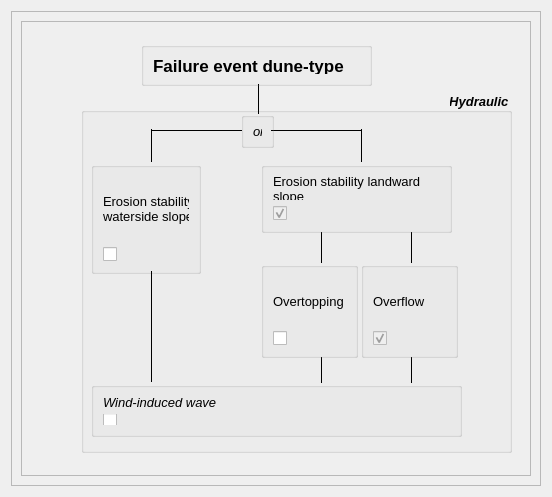
<?xml version="1.0" encoding="UTF-8"?>
<ui version="4.0">
 <class>FplGui_Faulttree_Dune_Wid</class>
 <widget class="QWidget" name="FplGui_Faulttree_Dune_Wid">
  <property name="geometry">
   <rect>
    <x>0</x>
    <y>0</y>
    <width>552</width>
    <height>497</height>
   </rect>
  </property>
  <property name="windowTitle">
   <string>Form</string>
  </property>
  <layout class="QHBoxLayout" name="horizontalLayout_4">
   <item>
    <widget class="QScrollArea" name="scrollArea">
     <property name="widgetResizable">
      <bool>true</bool>
     </property>
     <widget class="QWidget" name="scrollAreaWidgetContents">
      <property name="geometry">
       <rect>
        <x>0</x>
        <y>0</y>
        <width>532</width>
        <height>477</height>
       </rect>
      </property>
      <layout class="QHBoxLayout" name="horizontalLayout_3">
       <item>
        <widget class="QFrame" name="frame">
         <property name="minimumSize">
          <size>
           <width>500</width>
           <height>450</height>
          </size>
         </property>
         <property name="frameShape">
          <enum>QFrame::StyledPanel</enum>
         </property>
         <property name="frameShadow">
          <enum>QFrame::Raised</enum>
         </property>
         <widget class="Line" name="line_3">
          <property name="geometry">
           <rect>
            <x>250</x>
            <y>101</y>
            <width>91</width>
            <height>16</height>
           </rect>
          </property>
          <property name="frameShadow">
           <enum>QFrame::Plain</enum>
          </property>
          <property name="orientation">
           <enum>Qt::Horizontal</enum>
          </property>
         </widget>
         <widget class="Line" name="line">
          <property name="geometry">
           <rect>
            <x>120</x>
            <y>108</y>
            <width>20</width>
            <height>33</height>
           </rect>
          </property>
          <property name="frameShadow">
           <enum>QFrame::Plain</enum>
          </property>
          <property name="orientation">
           <enum>Qt::Vertical</enum>
          </property>
         </widget>
         <widget class="QGroupBox" name="groupBox_failure_5">
          <property name="geometry">
           <rect>
            <x>240</x>
            <y>141</y>
            <width>191</width>
            <height>71</height>
           </rect>
          </property>
          <property name="autoFillBackground">
           <bool>false</bool>
          </property>
          <property name="title">
           <string/>
          </property>
          <property name="alignment">
           <set>Qt::AlignLeading|Qt::AlignLeft|Qt::AlignTop</set>
          </property>
          <property name="flat">
           <bool>false</bool>
          </property>
          <layout class="QVBoxLayout" name="verticalLayout_4">
           <item>
            <widget class="QLabel" name="label_5">
             <property name="font">
              <font>
               <pointsize>10</pointsize>
              </font>
             </property>
             <property name="text">
              <string>Erosion stability landward 
slope</string>
             </property>
            </widget>
           </item>
           <item>
            <widget class="QCheckBox" name="checkBox_ero_landward">
             <property name="enabled">
              <bool>false</bool>
             </property>
             <property name="toolTip">
              <string>It can not be changed!</string>
             </property>
             <property name="text">
              <string/>
             </property>
             <property name="checked">
              <bool>true</bool>
             </property>
            </widget>
           </item>
          </layout>
         </widget>
         <widget class="Line" name="line_2">
          <property name="geometry">
           <rect>
            <x>130</x>
            <y>101</y>
            <width>91</width>
            <height>16</height>
           </rect>
          </property>
          <property name="frameShadow">
           <enum>QFrame::Plain</enum>
          </property>
          <property name="orientation">
           <enum>Qt::Horizontal</enum>
          </property>
         </widget>
         <widget class="Line" name="line_5">
          <property name="geometry">
           <rect>
            <x>227</x>
            <y>63</y>
            <width>20</width>
            <height>30</height>
           </rect>
          </property>
          <property name="frameShadow">
           <enum>QFrame::Plain</enum>
          </property>
          <property name="orientation">
           <enum>Qt::Vertical</enum>
          </property>
         </widget>
         <widget class="QGroupBox" name="groupBox_failure_4">
          <property name="geometry">
           <rect>
            <x>70</x>
            <y>141</y>
            <width>110</width>
            <height>112</height>
           </rect>
          </property>
          <property name="autoFillBackground">
           <bool>false</bool>
          </property>
          <property name="title">
           <string/>
          </property>
          <property name="alignment">
           <set>Qt::AlignLeading|Qt::AlignLeft|Qt::AlignTop</set>
          </property>
          <property name="flat">
           <bool>false</bool>
          </property>
          <layout class="QVBoxLayout" name="verticalLayout_5">
           <item>
            <widget class="QLabel" name="label_4">
             <property name="font">
              <font>
               <pointsize>10</pointsize>
              </font>
             </property>
             <property name="text">
              <string>Erosion stability 
waterside slope</string>
             </property>
             <property name="alignment">
              <set>Qt::AlignLeading|Qt::AlignLeft|Qt::AlignVCenter</set>
             </property>
            </widget>
           </item>
           <item>
            <widget class="QCheckBox" name="checkBox_ero_seaward">
             <property name="text">
              <string/>
             </property>
             <property name="icon">
              <iconset resource="../../../system_sys/source_code/gui/resources/system_sys_resource.qrc">
               <normaloff>:/dune_waterside_ero_icon</normaloff>:/dune_waterside_ero_icon</iconset>
             </property>
             <property name="iconSize">
              <size>
               <width>50</width>
               <height>50</height>
              </size>
             </property>
            </widget>
           </item>
          </layout>
         </widget>
         <widget class="QGroupBox" name="groupBox_failure">
          <property name="geometry">
           <rect>
            <x>120</x>
            <y>21</y>
            <width>231</width>
            <height>44</height>
           </rect>
          </property>
          <property name="autoFillBackground">
           <bool>false</bool>
          </property>
          <property name="title">
           <string/>
          </property>
          <property name="alignment">
           <set>Qt::AlignLeading|Qt::AlignLeft|Qt::AlignTop</set>
          </property>
          <property name="flat">
           <bool>false</bool>
          </property>
          <layout class="QHBoxLayout" name="horizontalLayout_2">
           <item>
            <widget class="QLabel" name="label">
             <property name="font">
              <font>
               <pointsize>13</pointsize>
               <weight>75</weight>
               <bold>true</bold>
              </font>
             </property>
             <property name="text">
              <string>Failure event dune-type</string>
             </property>
            </widget>
           </item>
          </layout>
         </widget>
         <widget class="QGroupBox" name="groupBox_failure_7">
          <property name="geometry">
           <rect>
            <x>340</x>
            <y>241</y>
            <width>97</width>
            <height>96</height>
           </rect>
          </property>
          <property name="autoFillBackground">
           <bool>false</bool>
          </property>
          <property name="title">
           <string/>
          </property>
          <property name="alignment">
           <set>Qt::AlignLeading|Qt::AlignLeft|Qt::AlignTop</set>
          </property>
          <property name="flat">
           <bool>false</bool>
          </property>
          <layout class="QVBoxLayout" name="verticalLayout_3">
           <item>
            <widget class="QLabel" name="label_7">
             <property name="font">
              <font>
               <pointsize>10</pointsize>
              </font>
             </property>
             <property name="text">
              <string>Overflow</string>
             </property>
            </widget>
           </item>
           <item>
            <widget class="QCheckBox" name="checkBox_overflow">
             <property name="enabled">
              <bool>false</bool>
             </property>
             <property name="toolTip">
              <string>It can not be changed!</string>
             </property>
             <property name="text">
              <string/>
             </property>
             <property name="icon">
              <iconset resource="../../../system_sys/source_code/gui/resources/system_sys_resource.qrc">
               <normaloff>:/dune_overflow_icon</normaloff>:/dune_overflow_icon</iconset>
             </property>
             <property name="iconSize">
              <size>
               <width>50</width>
               <height>50</height>
              </size>
             </property>
             <property name="checkable">
              <bool>true</bool>
             </property>
             <property name="checked">
              <bool>true</bool>
             </property>
             <property name="tristate">
              <bool>false</bool>
             </property>
            </widget>
           </item>
          </layout>
         </widget>
         <widget class="QGroupBox" name="groupBox">
          <property name="geometry">
           <rect>
            <x>60</x>
            <y>71</y>
            <width>431</width>
            <height>361</height>
           </rect>
          </property>
          <property name="font">
           <font>
            <pointsize>10</pointsize>
            <weight>75</weight>
            <italic>true</italic>
            <bold>true</bold>
           </font>
          </property>
          <property name="title">
           <string>Hydraulic </string>
          </property>
          <property name="alignment">
           <set>Qt::AlignRight|Qt::AlignTrailing|Qt::AlignVCenter</set>
          </property>
          <widget class="Line" name="line_7">
           <property name="geometry">
            <rect>
             <x>230</x>
             <y>140</y>
             <width>20</width>
             <height>31</height>
            </rect>
           </property>
           <property name="frameShadow">
            <enum>QFrame::Plain</enum>
           </property>
           <property name="orientation">
            <enum>Qt::Vertical</enum>
           </property>
          </widget>
          <widget class="Line" name="line_10">
           <property name="geometry">
            <rect>
             <x>320</x>
             <y>140</y>
             <width>20</width>
             <height>31</height>
            </rect>
           </property>
           <property name="frameShadow">
            <enum>QFrame::Plain</enum>
           </property>
           <property name="orientation">
            <enum>Qt::Vertical</enum>
           </property>
          </widget>
          <widget class="QGroupBox" name="groupBox_failure_8">
           <property name="geometry">
            <rect>
             <x>10</x>
             <y>290</y>
             <width>371</width>
             <height>55</height>
            </rect>
           </property>
           <property name="autoFillBackground">
            <bool>false</bool>
           </property>
           <property name="title">
            <string/>
           </property>
           <property name="alignment">
            <set>Qt::AlignLeading|Qt::AlignLeft|Qt::AlignTop</set>
           </property>
           <property name="flat">
            <bool>false</bool>
           </property>
           <layout class="QVBoxLayout" name="verticalLayout">
            <item>
             <widget class="QLabel" name="label_8">
              <property name="font">
               <font>
                <pointsize>10</pointsize>
                <weight>50</weight>
                <bold>false</bold>
               </font>
              </property>
              <property name="text">
               <string>Wind-induced wave</string>
              </property>
             </widget>
            </item>
            <item>
             <widget class="QCheckBox" name="checkBox_wind_wave">
              <property name="text">
               <string/>
              </property>
             </widget>
            </item>
           </layout>
          </widget>
          <widget class="Line" name="line_11">
           <property name="geometry">
            <rect>
             <x>320</x>
             <y>265</y>
             <width>20</width>
             <height>26</height>
            </rect>
           </property>
           <property name="frameShadow">
            <enum>QFrame::Plain</enum>
           </property>
           <property name="orientation">
            <enum>Qt::Vertical</enum>
           </property>
          </widget>
          <widget class="Line" name="line_12">
           <property name="geometry">
            <rect>
             <x>230</x>
             <y>265</y>
             <width>20</width>
             <height>26</height>
            </rect>
           </property>
           <property name="frameShadow">
            <enum>QFrame::Plain</enum>
           </property>
           <property name="orientation">
            <enum>Qt::Vertical</enum>
           </property>
          </widget>
         </widget>
         <widget class="Line" name="line_9">
          <property name="geometry">
           <rect>
            <x>120</x>
            <y>250</y>
            <width>20</width>
            <height>111</height>
           </rect>
          </property>
          <property name="frameShadow">
           <enum>QFrame::Plain</enum>
          </property>
          <property name="orientation">
           <enum>Qt::Vertical</enum>
          </property>
         </widget>
         <widget class="QGroupBox" name="groupBox_failure_2">
          <property name="geometry">
           <rect>
            <x>220</x>
            <y>91</y>
            <width>33</width>
            <height>36</height>
           </rect>
          </property>
          <property name="autoFillBackground">
           <bool>false</bool>
          </property>
          <property name="title">
           <string/>
          </property>
          <property name="alignment">
           <set>Qt::AlignLeading|Qt::AlignLeft|Qt::AlignTop</set>
          </property>
          <property name="flat">
           <bool>false</bool>
          </property>
          <layout class="QHBoxLayout" name="horizontalLayout">
           <item>
            <widget class="QLabel" name="label_2">
             <property name="font">
              <font>
               <pointsize>10</pointsize>
               <italic>true</italic>
              </font>
             </property>
             <property name="text">
              <string>or</string>
             </property>
            </widget>
           </item>
          </layout>
         </widget>
         <widget class="QGroupBox" name="groupBox_failure_6">
          <property name="geometry">
           <rect>
            <x>240</x>
            <y>241</y>
            <width>97</width>
            <height>96</height>
           </rect>
          </property>
          <property name="autoFillBackground">
           <bool>false</bool>
          </property>
          <property name="title">
           <string/>
          </property>
          <property name="alignment">
           <set>Qt::AlignLeading|Qt::AlignLeft|Qt::AlignTop</set>
          </property>
          <property name="flat">
           <bool>false</bool>
          </property>
          <layout class="QVBoxLayout" name="verticalLayout_2">
           <item>
            <widget class="QLabel" name="label_6">
             <property name="font">
              <font>
               <pointsize>10</pointsize>
              </font>
             </property>
             <property name="text">
              <string>Overtopping</string>
             </property>
            </widget>
           </item>
           <item>
            <widget class="QCheckBox" name="checkBox_overtopping">
             <property name="text">
              <string/>
             </property>
             <property name="icon">
              <iconset resource="../../../system_sys/source_code/gui/resources/system_sys_resource.qrc">
               <normaloff>:/dune_overtop_icon</normaloff>:/dune_overtop_icon</iconset>
             </property>
             <property name="iconSize">
              <size>
               <width>50</width>
               <height>50</height>
              </size>
             </property>
            </widget>
           </item>
          </layout>
         </widget>
         <widget class="Line" name="line_4">
          <property name="geometry">
           <rect>
            <x>330</x>
            <y>108</y>
            <width>20</width>
            <height>33</height>
           </rect>
          </property>
          <property name="frameShadow">
           <enum>QFrame::Plain</enum>
          </property>
          <property name="orientation">
           <enum>Qt::Vertical</enum>
          </property>
         </widget>
         <zorder>groupBox</zorder>
         <zorder>line_3</zorder>
         <zorder>line</zorder>
         <zorder>groupBox_failure_5</zorder>
         <zorder>line_2</zorder>
         <zorder>line_5</zorder>
         <zorder>groupBox_failure_4</zorder>
         <zorder>groupBox_failure</zorder>
         <zorder>groupBox_failure_7</zorder>
         <zorder>line_9</zorder>
         <zorder>groupBox_failure_2</zorder>
         <zorder>groupBox_failure_6</zorder>
         <zorder>line_4</zorder>
        </widget>
       </item>
      </layout>
     </widget>
    </widget>
   </item>
  </layout>
 </widget>
 <resources>
  <include location="../../../system_sys/source_code/gui/resources/system_sys_resource.qrc"/>
 </resources>
 <connections/>
</ui>
